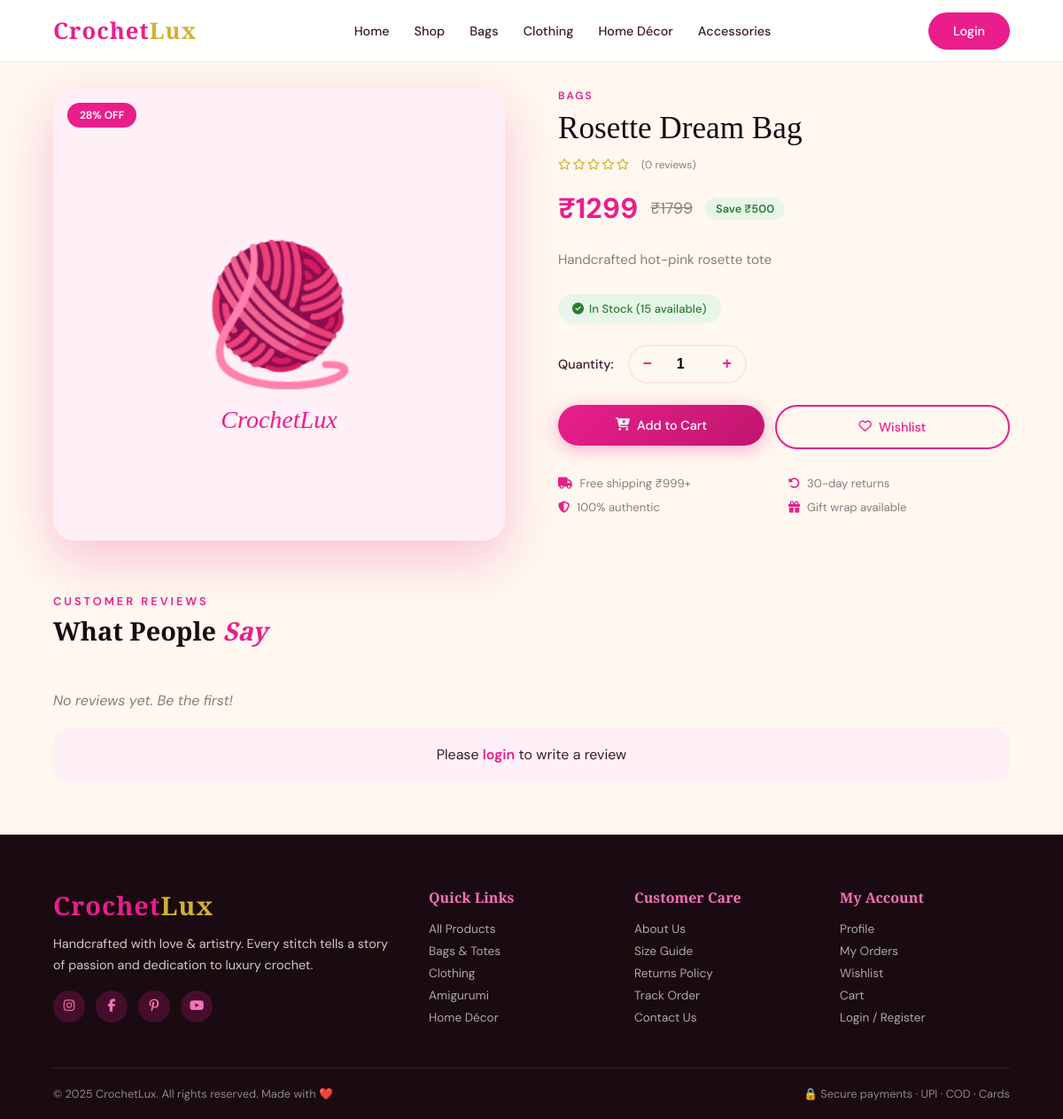
Page /product/1 on the committed database.
### tables this page shows
CREATE TABLE products (
            id INTEGER PRIMARY KEY AUTOINCREMENT,
            name TEXT NOT NULL,
            description TEXT,
            price REAL NOT NULL,
            original_price REAL,
            category TEXT,
            stock INTEGER DEFAULT 0,
            image TEXT,
            images TEXT DEFAULT '[]',
            is_featured INTEGER DEFAULT 0,
            created_at TIMESTAMP DEFAULT CURRENT_TIMESTAMP
        );

### app.py (the view)
@app.route('/product/<int:pid>')
def product_detail(pid):
    db      = get_db()
    product = db.execute("SELECT * FROM products WHERE id=?", (pid,)).fetchone()
    if not product:
        db.close(); flash('Product not found', 'error'); return redirect(url_for('shop'))
    product = dict(product)
    reviews = [dict(r) for r in db.execute(
        "SELECT r.*,u.name as reviewer_name FROM reviews r JOIN users u ON r.user_id=u.id "
        "WHERE r.product_id=? ORDER BY r.created_at DESC", (pid,)).fetchall()]
    avg_rating  = sum(r['rating'] for r in reviews) / len(reviews) if reviews else 0
    in_wishlist = False
    if session.get('user_id'):
        in_wishlist = bool(db.execute(
            "SELECT id FROM wishlist WHERE user_id=? AND product_id=?",
            (session['user_id'], pid)).fetchone())
    db.close()
    return render_template('product.html', product=product, reviews=reviews,
                           avg_rating=avg_rating, in_wishlist=in_wishlist,
                           cart_count=get_cart_count())

### app.py (called while the page is built)
def get_db():
    db = sqlite3.connect('crochet.db')
    db.row_factory = sqlite3.Row
    return db

def get_cart_count():
    if not session.get('user_id'): return 0
    db = get_db()
    c  = db.execute("SELECT SUM(quantity) FROM cart WHERE user_id=?",
                    (session['user_id'],)).fetchone()[0]
    db.close()
    return c or 0

### templates/product.html (shortened to what this page needs)
{% extends 'base.html' %}
{% block content %}
<div class="pd-section">
  <div class="pd-img-box">
    <div class="pd-main-img">
      {% if product['image'] %}
      <img src="/static/images/{{ product['image'] }}" alt="{{ product['name'] }}" onerror="this.src='/static/images/placeholder.svg'">
      {% else %}
      🧶
      {% endif %}
      {% if product['original_price'] and product['original_price'] > product['price'] %}
      <div class="pd-badge">{{ "%.0f"|format((product['original_price']-product['price'])/product['original_price']*100) }}% OFF</div>
      {% endif %}
    </div>
  </div>
  <div class="pd-info">
    <div class="pd-cat">{{ product['category'] }}</div>
    <div class="pd-name">{{ product['name'] }}</div>
    <div class="pd-rating">
      <div class="stars">
        {% for i in range(1,6) %}
        <i class="fa-{% if avg_rating and i <= avg_rating|int %}solid{% else %}regular{% endif %} fa-star"></i>
        {% endfor %}
      </div>
      <span class="rating-count">({{ reviews|length }} reviews)</span>
    </div>
    <div class="pd-price-row">
      <span class="pd-price">₹{{ "%.0f"|format(product['price']) }}</span>
      {% if product['original_price'] and product['original_price'] > product['price'] %}
      <span class="pd-old">₹{{ "%.0f"|format(product['original_price']) }}</span>
      <span class="pd-off">Save ₹{{ "%.0f"|format(product['original_price']-product['price']) }}</span>
      {% endif %}
    </div>
    <p class="pd-desc">{{ product['description'] }}</p>
    {% if product['stock'] > 5 %}
    <div class="pd-stock-badge in-stock"><i class="fa-solid fa-circle-check"></i> In Stock ({{ product['stock'] }} available)</div>
    {% elif product['stock'] > 0 %}
    <div class="pd-stock-badge low-stock"><i class="fa-solid fa-triangle-exclamation"></i> Only {{ product['stock'] }} left!</div>
    {% else %}
    <div class="pd-stock-badge out-stock"><i class="fa-solid fa-circle-xmark"></i> Out of Stock</div>
    {% endif %}
    {% if product['stock'] > 0 %}
    <div class="qty-row">
      <span class="qty-label">Quantity:</span>
      <div class="qty-ctrl">
        <button class="qty-btn" type="button" onclick="changeQty(-1)">−</button>
        <input class="qty-val" id="qty" type="number" value="1" min="1" max="{{ product['stock'] }}" readonly>
        <button class="qty-btn" type="button" onclick="changeQty(1)">+</button>
      </div>
    </div>
    <div class="pd-actions">
      <form action="/cart/add" method="POST" style="flex:1">
        <button type="submit" class="btn btn-primary" style="width:100%"><i class="fa-solid fa-cart-plus"></i> Add to Cart</button>
      </form>
      <button class="btn btn-outline {% if in_wishlist %}active{% endif %}"
              type="button"
              id="wishBtn"
              data-product-id="{{ product['id'] }}"
              onclick="toggleWishlist(this, this.dataset.productId)">
        <i class="fa-{% if in_wishlist %}solid{% else %}regular{% endif %} fa-heart"></i>
        {% if in_wishlist %}Wishlisted{% else %}Wishlist{% endif %}
      </button>
    </div>
    {% endif %}
    <div class="pd-features">
      <div class="pd-feature"><i class="fa-solid fa-truck"></i> Free shipping ₹999+</div>
      <div class="pd-feature"><i class="fa-solid fa-rotate-left"></i> 30-day returns</div>
      <div class="pd-feature"><i class="fa-solid fa-shield-halved"></i> 100% authentic</div>
      <div class="pd-feature"><i class="fa-solid fa-gift"></i> Gift wrap available</div>
    </div>
  </div>
</div>
<div class="reviews-section">
  <div class="section-header" style="text-align:left">
    <p class="section-eyebrow">Customer Reviews</p>
    <h2 class="section-title" style="font-size:1.8rem">What People <span>Say</span></h2>
  </div>
  {% for r in reviews %}
  <div class="review-card">
    <div class="review-header">
      <div>
        <div class="reviewer">{{ r['uname'] }}</div>
        <div class="stars">
          {% for i in range(1,6) %}
          <i class="fa-{% if i <= r['rating'] %}solid{% else %}regular{% endif %} fa-star"></i>
          {% endfor %}
        </div>
      </div>
      <div class="review-date">{{ r['created_at'][:10] }}</div>
    </div>
    <div class="review-text">{{ r['comment'] }}</div>
  </div>
  {% else %}
  <p style="color:var(--gray);font-style:italic">No reviews yet. Be the first!</p>
  {% endfor %}
  {% if session.user_id %}
  <div class="review-form">
    <h4>Write a Review</h4>
    <form action="/review/add" method="POST">
      <input type="hidden" name="product_id" value="{{ product['id'] }}">
      <div class="star-select" id="starSelect">
        {% for i in range(1,6) %}
        <i class="fa-regular fa-star" data-val="{{ i }}" onclick="setRating( i )"></i>
        {% endfor %}
      </div>
      <input type="hidden" name="rating" id="ratingInput" value="5">
      <div class="form-group">
        <label>Your Review</label>
        <textarea name="comment" class="form-input" rows="4" placeholder="Share your experience with this product..." required></textarea>
      </div>
      <button type="submit" class="btn btn-primary">Submit Review</button>
    </form>
  </div>
  {% else %}
  <div style="background:var(--pink-pale);border-radius:16px;padding:20px;text-align:center;margin-top:20px">
    <p>Please <a href="/login" style="color:var(--pink);font-weight:600">login</a> to write a review</p>
  </div>
  {% endif %}
</div>
{% endblock %}

### templates/base.html (style rules this page uses)
:root { --pink:#E91E8C; --pink-light:#f472b6; --pink-pale:#fff0f7; --pink-deep:#c0166e; --cream:#FFF8F0; --cream2:#fce4ec; --gold:#d4af37; --dark:#1a0a12; --text:#3d1a28; --gray:#8a7a82; --white:#ffffff; --radius:16px; --shadow:0 8px 40px rgba(233,30,140,0.15); --shadow2:0 20px 60px rgba(233,30,140,0.25); }
* { margin:0;padding:0;box-sizing:border-box }
html { scroll-behavior:smooth }
body { font-family:'DM Sans',sans-serif;background:var(--cream);color:var(--text);overflow-x:hidden }
a { text-decoration:none;color:inherit }
.btn { display:inline-flex;align-items:center;gap:8px;padding:12px 28px;border-radius:50px;font-size:.9rem;font-weight:500;cursor:pointer;transition:.3s;border:none;font-family:'DM Sans',sans-serif }
.btn-primary { background:linear-gradient(135deg,var(--pink),var(--pink-deep));color:#fff;box-shadow:0 4px 20px rgba(233,30,140,.35) }
.btn-outline { background:transparent;border:2px solid var(--pink);color:var(--pink) }
.stars { display:flex;gap:2px;color:var(--gold) }
.stars i { font-size:.8rem }
.rating-count { font-size:.75rem;color:var(--gray);margin-left:4px }
.section-header { text-align:center;margin-bottom:50px }
.section-eyebrow { font-size:.8rem;text-transform:uppercase;letter-spacing:3px;color:var(--pink);font-weight:600;margin-bottom:8px }
.section-title { font-family:'Playfair Display',serif;font-size:2.4rem;color:var(--dark);line-height:1.2 }
.section-title span { color:var(--pink);font-style:italic }

### templates/product.html (style rules this page uses)
.pd-section { padding:100px 5% 60px;display:grid;grid-template-columns:1fr 1fr;gap:60px;max-width:1200px;margin:0 auto }
.pd-img-box { position:sticky;top:90px;align-self:start }
.pd-main-img { width:100%;aspect-ratio:1;border-radius:24px;overflow:hidden; background:var(--pink-pale);box-shadow:var(--shadow2); display:flex;align-items:center;justify-content:center;font-size:8rem; position:relative }
.pd-main-img img { width:100%;height:100%;object-fit:cover }
.pd-badge { position:absolute;top:16px;left:16px;background:var(--pink);color:#fff;padding:6px 14px;border-radius:50px;font-size:.75rem;font-weight:600 }
.pd-info { display:block }
.pd-cat { font-size:.75rem;text-transform:uppercase;letter-spacing:2px;color:var(--pink);font-weight:600;margin-bottom:8px }
.pd-name { font-family:'Playfair Display',serif;font-size:2.2rem;color:var(--dark);line-height:1.2;margin-bottom:12px }
.pd-rating { display:flex;align-items:center;gap:10px;margin-bottom:20px }
.pd-price-row { display:flex;align-items:center;gap:14px;margin-bottom:24px }
.pd-price { font-size:2rem;font-weight:700;color:var(--pink) }
.pd-old { font-size:1.1rem;color:var(--gray);text-decoration:line-through }
.pd-off { background:#e8f5e9;color:#2e7d32;padding:4px 12px;border-radius:50px;font-size:.8rem;font-weight:600 }
.pd-desc { color:var(--gray);line-height:1.8;font-size:.95rem;margin-bottom:24px }
.pd-stock-badge { display:inline-flex;align-items:center;gap:6px; padding:8px 16px;border-radius:50px;font-size:.82rem;font-weight:500;margin-bottom:24px }
.in-stock { background:#e8f5e9;color:#2e7d32 }
.qty-row { display:flex;align-items:center;gap:16px;margin-bottom:24px }
.qty-label { font-weight:500;font-size:.9rem }
.qty-ctrl { display:flex;align-items:center;gap:0;border:2px solid var(--cream2);border-radius:50px;overflow:hidden }
.qty-btn { width:40px;height:40px;border:none;background:none;cursor:pointer;font-size:1.1rem;transition:.2s;font-weight:700;color:var(--pink) }
.qty-val { width:50px;text-align:center;font-weight:600;font-size:1rem;border:none;outline:none;background:none }
.pd-actions { display:flex;gap:12px;flex-wrap:wrap;margin-bottom:30px }
.pd-actions .btn { flex:1;min-width:140px;justify-content:center;padding:14px }
.pd-features { display:grid;grid-template-columns:1fr 1fr;gap:10px;margin-top:24px }
.pd-feature { display:flex;align-items:center;gap:8px;font-size:.82rem;color:var(--gray) }
.pd-feature i { color:var(--pink) }
.reviews-section { padding:0 5% 60px;max-width:1200px;margin:0 auto }

### rows in the picture
products: original_price+price "28", category "BAGS", name "Rosette Dream Bag", price "1299", original_price "1799", product['original_price']-product['price'] "500", description "Handcrafted hot-pink rosette tote", stock "15"

### other values in the picture
{{ reviews|length }} "0"
